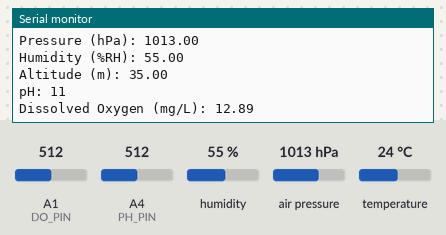
The sketch below on a simulated Arduino Uno, built for the host (arithmetic inside an expression is 32-bit, double 64-bit). Shown: the last lines printed to the serial monitor. Inputs (shaded band) come from the test bench; at power-on: humidity 55 %, A1 (DO_PIN) = 512, A4 (PH_PIN) = 512, air pressure 1013 hPa, temperature 24 °C.

Above: at 2.2 s.
2.3 s: humidity set to 22 %
3.8 s: A1 (DO_PIN) set to 716
At 5.2 s:
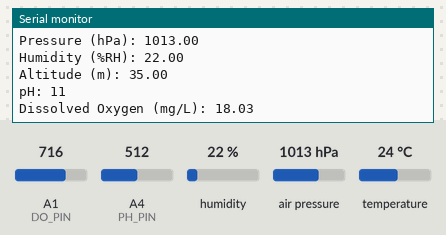
5.3 s: A4 (PH_PIN) set to 716
6.8 s: air pressure set to 952 hPa
At 8.0 s:
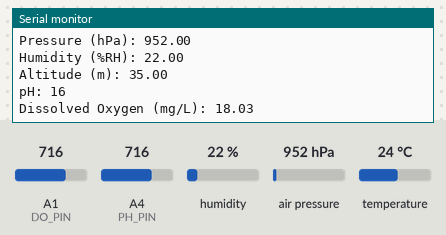
8.3 s: temperature set to 12 °C
At 9.6 s:
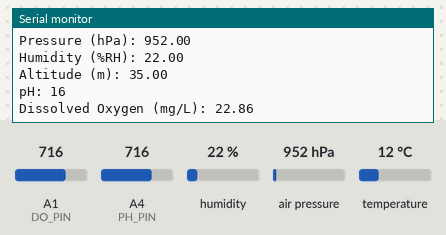
9.8 s: A1 (DO_PIN) set to 992
At 11.5 s:
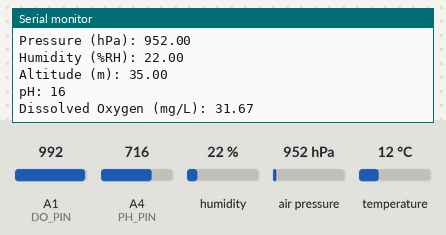
Timing chart, 0 to 12.3 s (numbered marks = the images above; inputs shaded):
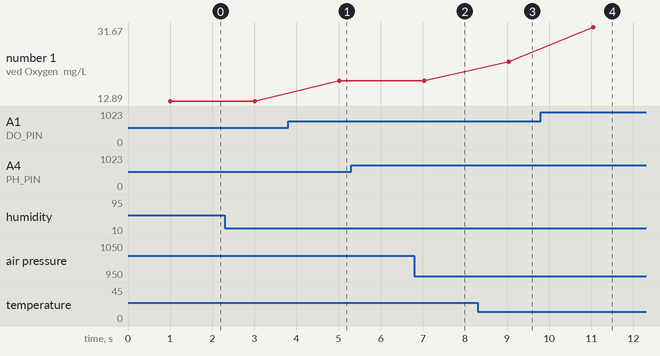

Measured:
- after the input at 3.8 s, the serial monitor: prints a new line after 1.2 s (image 1)
- after the input at 6.8 s, the serial monitor: prints a new line after 0.23 s (image 2)
- after the input at 8.3 s, the serial monitor: prints a new line after 0.73 s (image 3)
- after the input at 9.8 s, the serial monitor: prints a new line after 1.2 s (image 4)
- plotted number 1: 12.89 → 18.03 after the input at 3.8 s, 18.03 → 22.86 after the input at 8.3 s, 22.86 → 31.67 after the input at 9.8 s

The sketch:

bme280.ino
```cpp
#include <Wire.h>
#include <Adafruit_BME280.h>
#include <math.h>

#define LOCAL_ALTITUDE 35.0  // Your altitude in meters

Adafruit_BME280 bme;  // I2C (default: 0x77)

// ----- Settings for the DO sensor -----
#define DO_PIN A1          // Analog pin for the DO sensor
#define VREF 5000          // Reference voltage in mV
#define ADC_RES 1024       // ADC resolution

// Single point calibration: at CAL1_T°C the sensor should output a voltage of CAL1_v (in mV)
#define CAL1_v 1600        // mV
#define CAL1_T 25          // °C

// ----- pH sensor (example) -----
#define PH_PIN 4           // Connected to analog pin 4

// Table with saturation values (in mg/L * 1000) for temperatures from 0°C to 40°C
const uint16_t Do_Table[41] = {
  14460, 13940, 13500, 13090, 12700, 12310, 12010, 11710, 11440, 11170,
  10920, 10690, 10460, 10250, 10040, 9840, 9650, 9460, 9270, 9080,
  8910, 8740, 8570, 8410, 8250, 8090, 7930, 7780, 7630, 7490,
  7350, 7210, 7070, 6940, 6810, 6680, 6560, 6440, 6320, 6200,
  6090
};

void setup() {
  Serial.begin(115200);
  while (!Serial);  // Wait for the serial monitor
  delay(1000);

  Serial.println("Initializing BME280...");
  if (!bme.begin(0x77)) {  // Try 0x76 if this doesn't work
    Serial.println("BME280 not found! Check the wiring.");
    while (1);  // Hang if the sensor fails
  }
  Serial.println("BME280 OK!");

  // Set the pins
  pinMode(PH_PIN, INPUT);
  pinMode(DO_PIN, INPUT);
}

void loop() {
  Serial.println();

  // Read and print the BME280 values
  float temperature = bme.readTemperature();
  Serial.print("Temperature (C): ");
  Serial.println(temperature, 2);

  float pressure = bme.readPressure();
  Serial.print("Pressure (hPa): ");
  Serial.println(pressure / 100.0, 2);  // Convert Pa to hPa

  float humidity = bme.readHumidity();
  Serial.print("Humidity (%RH): ");
  Serial.println(humidity, 2);

  // Calculate the altitude, corrected for your LOCAL_ALTITUDE
  float seaLevelPressure = pressure / pow(1 - (LOCAL_ALTITUDE / 44330.0), 5.255);
  float altitude = bme.readAltitude(seaLevelPressure / 100.0);
  Serial.print("Altitude (m): ");
  Serial.println(altitude, 2);

  // Example pH measurements (apply your own calibration if needed)
  int rawPH = analogRead(PH_PIN);
  int phValue = map(rawPH, 0, 613, 0, 14);
  Serial.print("pH: ");
  Serial.println(phValue);

  // ----- DO sensor measurement -----
  int rawDO = analogRead(DO_PIN);
  // Calculate the measured voltage in mV
  float voltage = (rawDO * VREF) / float(ADC_RES);

  // Use the measured temperature as water temperature (constrain between 0°C and 40°C)
  int waterTemp = constrain(int(temperature + 0.5), 0, 40);
  // Retrieve the saturation value (in mg/L) and divide by 1000
  float saturation = Do_Table[waterTemp] / 1000.0;

  // Calculate the DO value (mg/L):
  // The ratio measured voltage / calibration voltage gives the saturation fraction,
  // multiplied by the saturation value yields the DO concentration.
  float doValue = (voltage / CAL1_v) * saturation;
  Serial.print("Dissolved Oxygen (mg/L): ");
  Serial.println(doValue, 2);
  // -----------------------------

  delay(2000);  // Wait 2 seconds before the next measurement
}
```
